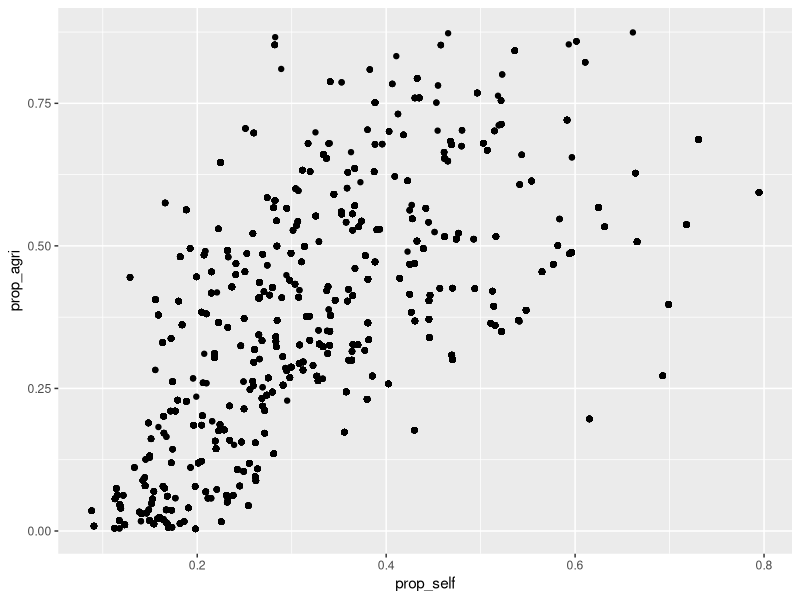
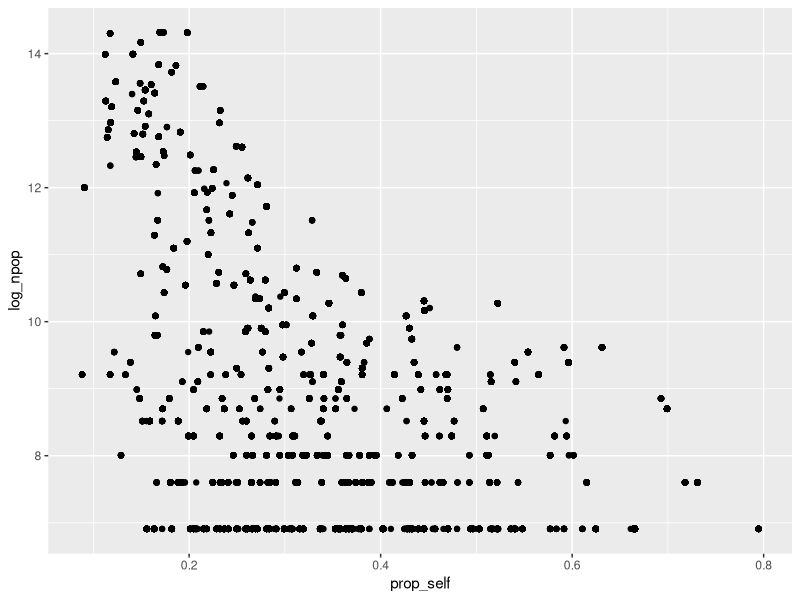
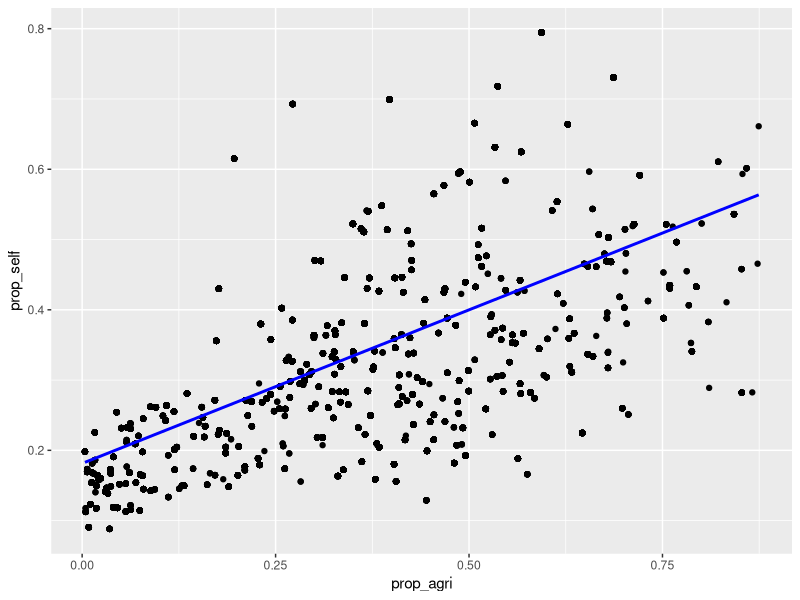
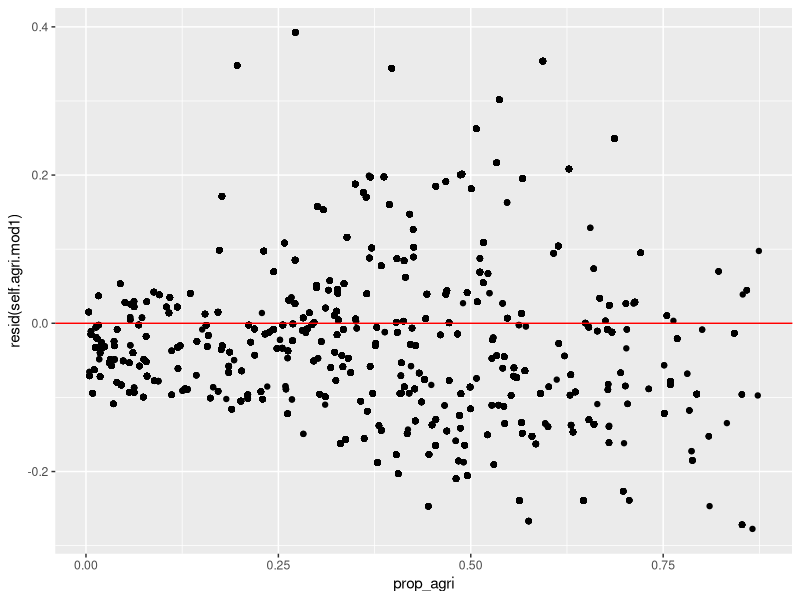
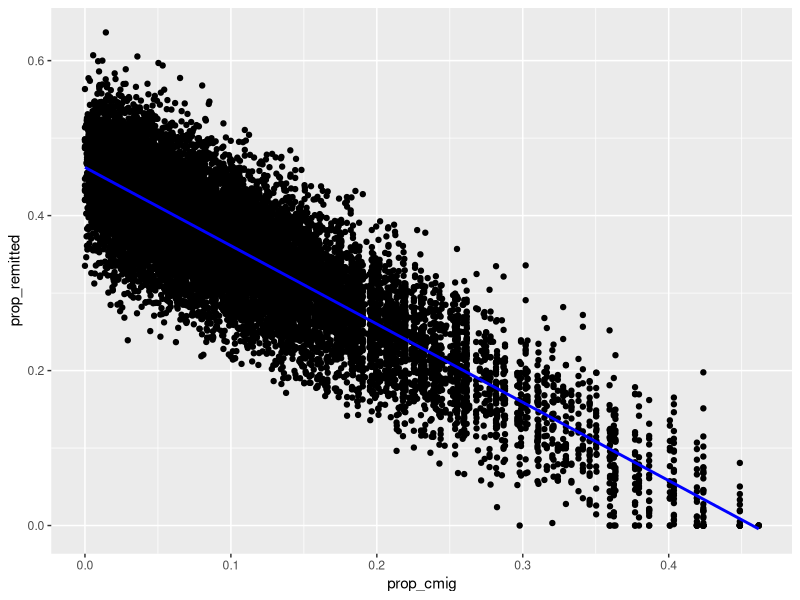
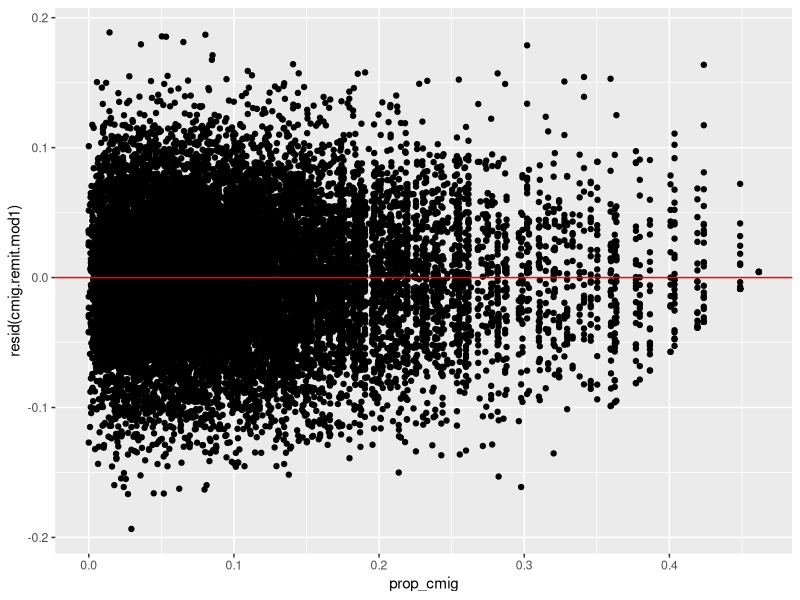

Reproduce these figures in R, in order.
## ---- chunk 1
# Load packages
library(tidyverse)

# Load data
migration <- read.csv("data/migration.csv")

migration %>%
  summarize_all(~mean(is.na(.)))
## ---- chunk 2
# Code for 1a
summary(migration)
## ---- chunk 3
# Code for 2a
migration %>%
  ggplot(aes(y = prop_agri, x = prop_self)) +
  geom_point()

migration %>%
  ggplot(aes(y = log_npop, x = prop_self)) +
  geom_point()
## ---- chunk 4
# Code for 2b
migration %>%
  select(prop_self, prop_agri, prop_lessminwage, log_npop) %>%
  cor()
## ---- chunk 5
# Code for 3a
self.agri.mod1 <- lm(prop_self ~ prop_agri, data = migration)
summary(self.agri.mod1)

migration %>%
  ggplot(aes(y = prop_self, x = prop_agri)) +
  geom_point() +
  geom_smooth(method = "lm", se = FALSE, color = "blue")
## ---- chunk 6
# Code for 3b
migration %>%
  ggplot(aes(x = prop_agri, y = resid(self.agri.mod1))) +
  geom_point() +
  geom_hline(yintercept = 0, color = "red")
## ---- chunk 7
0.181 + 0.437*(0.2)
predict(self.agri.mod1, newdata = tibble(prop_agri = 0.2))
## ---- chunk 8
# Code for 5a
cmig.remit.mod1 <- lm(prop_remitted ~ prop_cmig, data = migration)
summary(cmig.remit.mod1)

migration %>%
  ggplot(aes(y = prop_remitted, x = prop_cmig)) +
  geom_point() +
  geom_smooth(method = "lm", se = FALSE, color = "blue")

migration %>%
  ggplot(aes(x = prop_cmig, y = resid(cmig.remit.mod1))) +
  geom_point() +
  geom_hline(yintercept = 0, color = "red")


## ---- chunk 9
0.46 - 1.01*(0.15)
predict(cmig.remit.mod1, newdata = tibble(prop_cmig = 0.15))
